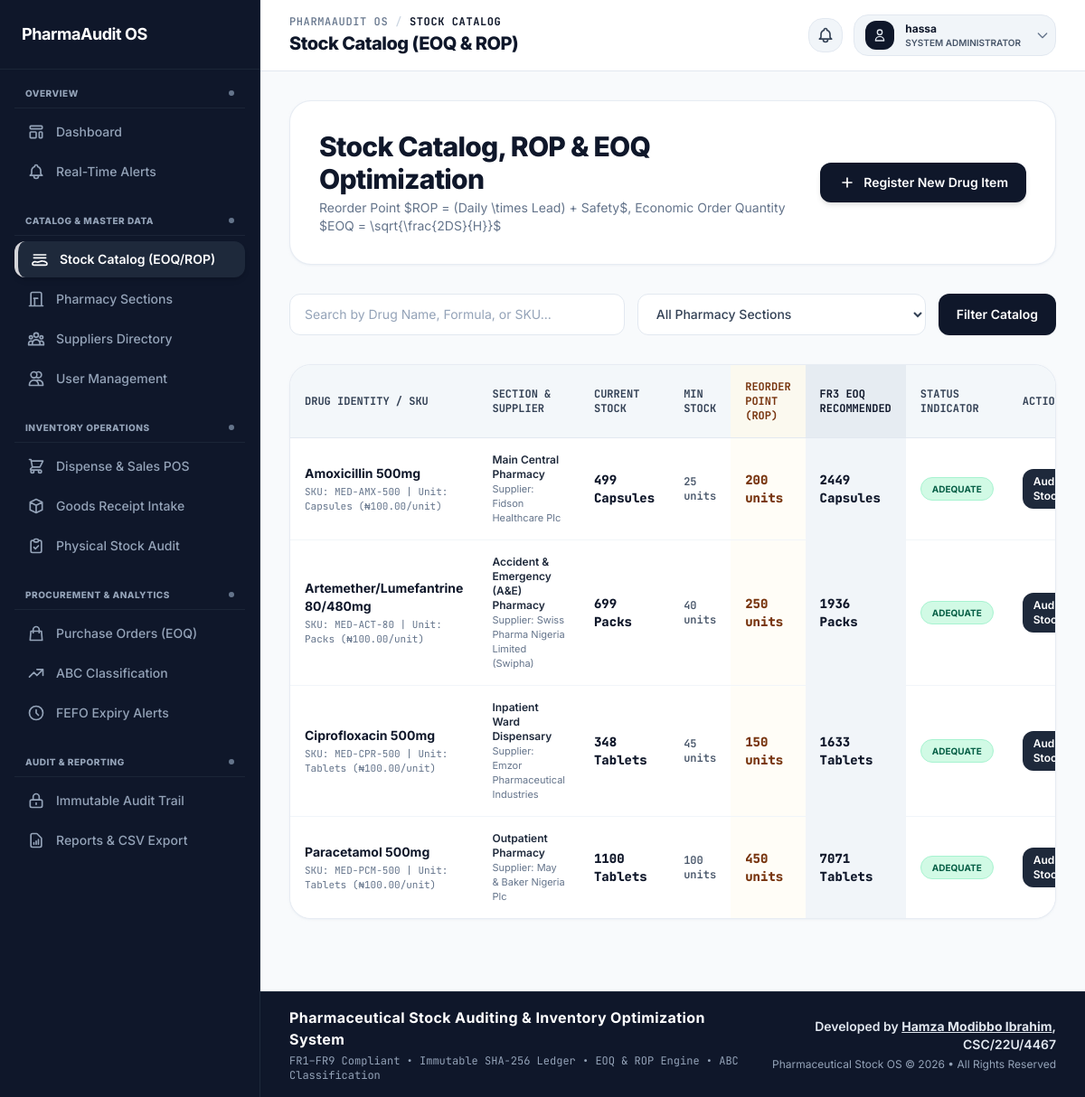
Page /medications/ (signed in) on the earlier database version.
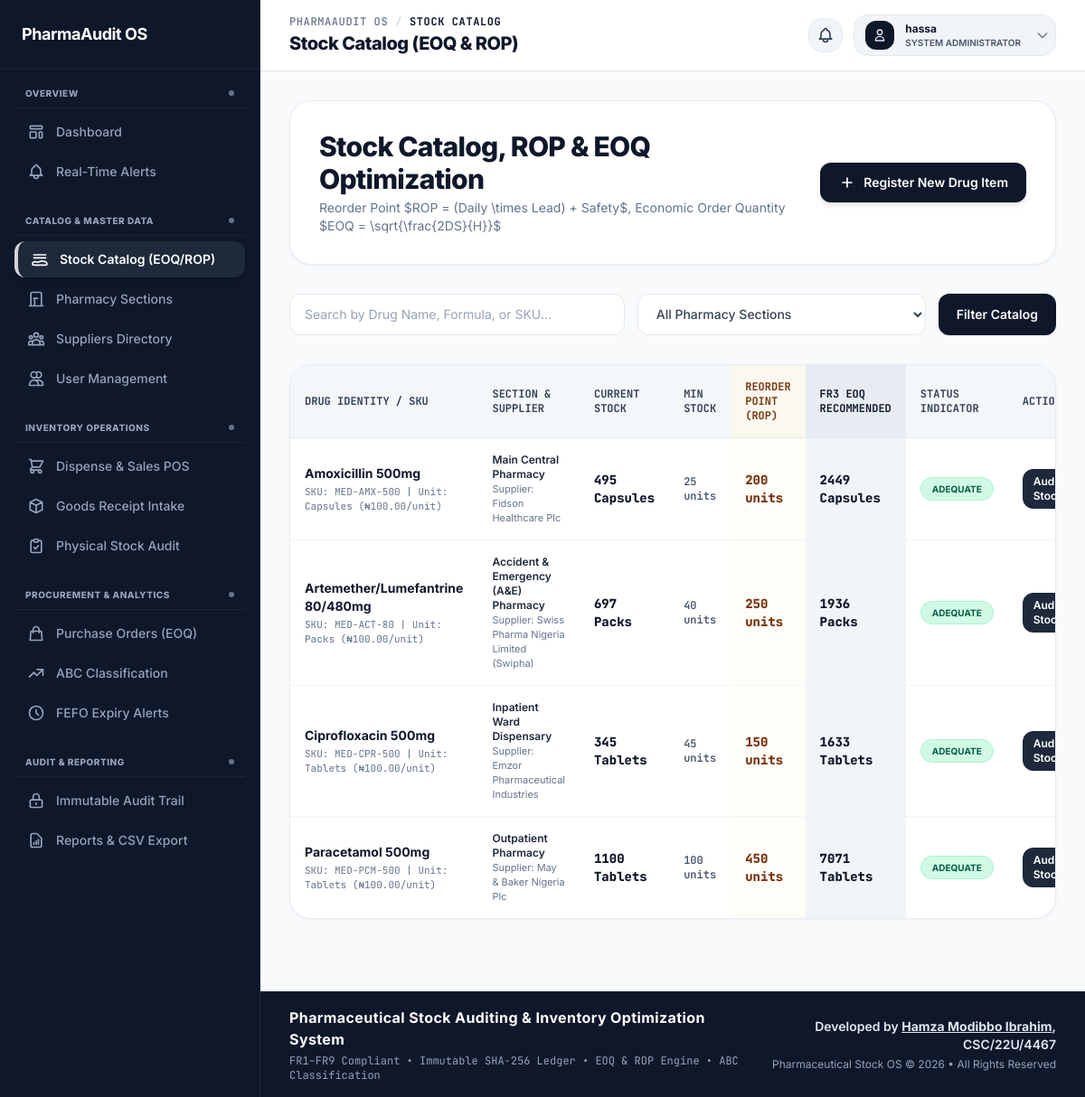
Same page on the later database version.
### app/models.py (models this page shows, shortened)
class Medication(models.Model):
    name = models.CharField(max_length=200)
    sku = models.CharField(max_length=50, unique=True)
    section = models.ForeignKey(PharmacySection, on_delete=models.CASCADE, related_name='medications')
    supplier = models.ForeignKey(Supplier, on_delete=models.SET_NULL, null=True, blank=True, related_name='medications')
    unit = models.CharField(max_length=50, default='Tablets')
    unit_cost = models.DecimalField(max_digits=10, decimal_places=2, default=100.00, help_text="Unit purchase price in Nigerian Naira")
    selling_price_per_unit = models.DecimalField(max_digits=10, decimal_places=2, default=200.00, help_text="Selling price per unit in Nigerian Naira")
    annual_demand = models.PositiveIntegerField(default=3600, help_text="Configured annual demand units")
    ordering_cost = models.DecimalField(max_digits=10, decimal_places=2, default=500.00, help_text="Ordering cost S per PO in Nigerian Naira")
    holding_cost = models.DecimalField(max_digits=10, decimal_places=2, default=20.00, help_text="Annual holding cost H per unit in Nigerian Naira")
    daily_consumption = models.PositiveIntegerField(default=10, help_text="Average daily usage units")
    lead_time_days = models.PositiveIntegerField(default=7, help_text="Supplier lead time in days")
    safety_stock = models.PositiveIntegerField(default=50, help_text="Safety stock (Minimum Level)")
    max_level = models.PositiveIntegerField(default=500, help_text="Maximum capacity limit")
    created_at = models.DateTimeField(auto_now_add=True)
    updated_at = models.DateTimeField(auto_now=True)
    class Meta:
        ordering = ['name']
    @property
    def reorder_point(self):
        return (self.daily_consumption * self.lead_time_days) + self.safety_stock
    @property
    def min_level(self):
        return self.safety_stock
    @property
    def eoq(self):
        try:
            d = float(self.annual_demand)
            s = float(self.ordering_cost)
            h = float(self.holding_cost)
            if h > 0:
                result = math.sqrt((2 * d * s) / h)
                return round(result)
        except Exception:
            pass
        return 100
    @property
    def current_stock(self):
        total = self.batches.filter(quantity__gt=0).aggregate(models.Sum('quantity'))['quantity__sum']
        return total or 0
    @property
    def stock_status(self):
        stock = self.current_stock
        rop = self.reorder_point
        min_lvl = self.min_level
        if stock == 0:
            return 'OUT_OF_STOCK'
        elif stock < min_lvl:
            return 'BELOW_MINIMUM'
        elif stock <= rop:
            return 'AT_REORDER_POINT'
        elif stock > self.max_level:
            return 'OVERSTOCKED'
        return 'ADEQUATE'

class PharmacySection(models.Model):
    name = models.CharField(max_length=100, unique=True)
    code = models.CharField(max_length=20, unique=True)
    description = models.TextField(blank=True)
    created_at = models.DateTimeField(auto_now_add=True)
    class Meta:
        ordering = ['name']
    def __str__(self):
        return f"{self.name} ({self.code})"

class Supplier(models.Model):
    name = models.CharField(max_length=200, unique=True)
    contact_person = models.CharField(max_length=150, blank=True)
    email = models.EmailField(blank=True)
    phone = models.CharField(max_length=50, blank=True)
    address = models.TextField(blank=True)
    created_at = models.DateTimeField(auto_now_add=True)
    class Meta:
        ordering = ['name']
    def __str__(self):
        return self.name

### app/views.py (the view)
# urls.py: path('medications/', views.medications_list_view, name='medications_list'),
@login_required
def medications_list_view(request):
    ensure_master_defaults()
    query = request.GET.get('q', '')
    section_id = request.GET.get('section', '')
    medications = Medication.objects.all()
    if query:
        medications = medications.filter(Q(name__icontains=query) | Q(sku__icontains=query))
    if section_id:
        medications = medications.filter(section_id=section_id)
    sections = PharmacySection.objects.all()
    suppliers = Supplier.objects.all()
    med_form = MedicationForm()
    context = {
        'medications': medications,
        'sections': sections,
        'suppliers': suppliers,
        'form': med_form,
        'query': query,
        'selected_section': section_id,
    }
    return render(request, 'medications/list.html', context)

### app/models.py (called while the page is built)
    @property
    def is_admin(self):
        return self.role == 'ADMIN' or self.is_superuser

### app/views.py (called while the page is built)
def ensure_master_defaults():
    if PharmacySection.objects.count() == 0:
        for s in DEFAULT_SECTIONS:
            PharmacySection.objects.get_or_create(code=s['code'], defaults=s)
    if Supplier.objects.count() == 0:
        for sup in DEFAULT_SUPPLIERS:
            Supplier.objects.get_or_create(name=sup['name'], defaults=sup)
    for med in Medication.objects.all():
        updated = False
        if med.unit_cost < 20:
            med.unit_cost = 100.00
            updated = True
        if med.selling_price_per_unit < 50:
            med.selling_price_per_unit = 200.00
            updated = True
        if med.ordering_cost < 100:
            med.ordering_cost = 500.00
            updated = True
        if updated:
            med.save()

### app/templates/medications/list.html (shortened to what the changed rows need)
{% extends 'base.html' %}
{% block main_content %}
<div class="space-y-8">
    <div class="bg-white border border-slate-200/80 rounded-3xl p-6 sm:p-8 shadow-sm shadow-slate-200/50 flex flex-col md:flex-row md:items-center justify-between gap-6">
        <div>
            <h1 class="text-2xl sm:text-3xl font-extrabold tracking-tight text-slate-900">Stock Catalog, ROP & EOQ Optimization</h1>
        </div>
    </div>
    <div class="bg-white border border-slate-200/80 rounded-3xl shadow-sm shadow-slate-200/50 overflow-hidden">
        <div class="overflow-x-auto">
            <table class="w-full text-left text-xs border-collapse">
                <thead>
                    <tr class="bg-slate-100/80 text-slate-700 uppercase border-b border-slate-200 font-mono">
                        <th class="p-4 font-bold">Drug Identity / SKU</th>
                        <th class="p-4 font-bold">Section & Supplier</th>
                        <th class="p-4 font-bold">Current Stock</th>
                        <th class="p-4 font-bold">Min Stock</th>
                        <th class="p-4 font-bold bg-amber-50/70 text-amber-900">Reorder Point (ROP)</th>
                        <th class="p-4 font-bold bg-slate-200/70 text-slate-900">FR3 EOQ Recommended</th>
                        <th class="p-4 font-bold">Status Indicator</th>
                        <th class="p-4 font-bold">Actions</th>
                    </tr>
                </thead>
                <tbody class="divide-y divide-slate-100 bg-white">
                    {% for med in medications %}
                    <tr class="hover:bg-slate-50 transition">
                        <td class="p-4">
                            <p class="font-bold text-sm text-slate-900">{{ med.name }}</p>
                            <p class="text-slate-500 font-mono text-[11px] mt-0.5">SKU: {{ med.sku }} | Unit: {{ med.unit }} (₦{{ med.unit_cost }}/unit)</p>
                        </td>
                        <td class="p-4">
                            <p class="font-semibold text-slate-800">{{ med.section.name }}</p>
                            <p class="text-slate-500 text-[11px]">Supplier: {{ med.supplier.name|default:"Unassigned" }}</p>
                        </td>
                        <td class="p-4 font-extrabold text-sm text-slate-900 font-mono">
                            {{ med.current_stock }} {{ med.unit }}
                        </td>
                        <td class="p-4 text-slate-600 font-semibold font-mono">{{ med.min_level }} units</td>
                        <td class="p-4 bg-amber-50/40 font-extrabold text-amber-900 text-sm font-mono">
                            {{ med.reorder_point }} units
                        </td>
                        <td class="p-4 bg-slate-100 font-extrabold text-slate-900 text-sm font-mono">
                            {{ med.eoq }} {{ med.unit }}
                        </td>
                        <td class="p-4">
                            {% if med.stock_status == 'OUT_OF_STOCK' %}
                            <span class="inline-block bg-rose-100 text-rose-800 border border-rose-200 px-3 py-1 font-bold rounded-full text-[10px] uppercase shadow-2xs">OUT OF STOCK</span>
                            {% elif med.stock_status == 'BELOW_MINIMUM' %}
                            <span class="inline-block bg-orange-100 text-orange-800 border border-orange-200 px-3 py-1 font-bold rounded-full text-[10px] uppercase shadow-2xs">BELOW MIN</span>
                            {% elif med.stock_status == 'AT_REORDER_POINT' %}
                            <span class="inline-block bg-amber-100 text-amber-800 border border-amber-200 px-3 py-1 font-bold rounded-full text-[10px] uppercase shadow-2xs">&le; ROP ALERT</span>
                            {% else %}
                            <span class="inline-block bg-emerald-100 text-emerald-800 border border-emerald-200 px-3 py-1 font-bold rounded-full text-[10px] uppercase shadow-2xs">ADEQUATE</span>
                            {% endif %}
                        </td>
                        <td class="p-4">
                            <div class="flex items-center space-x-2">
                                <a href="{% url 'stock_adjustment' %}?medication={{ med.id }}" class="inline-flex items-center px-3 py-1.5 bg-slate-800 hover:bg-slate-700 text-white font-semibold text-xs rounded-xl shadow-2xs transition">
                                    Audit Stock
                                </a>
                            </div>
                        </td>
                    </tr>
                    {% empty %}
                    <tr>
                        <td colspan="8" class="p-8 text-center text-slate-500 text-sm">No drug items found matching the query.</td>
                    </tr>
                    {% endfor %}
                </tbody>
            </table>
        </div>
    </div>
</div>
{% endblock %}

Differences in the rows shown:
changed Medication "Amoxicillin 500mg": current_stock "499" → "495"
changed Medication "Artemether/Lumefantrine 80/480mg": current_stock "699" → "697"
changed Medication "Ciprofloxacin 500mg": current_stock "348" → "345"
